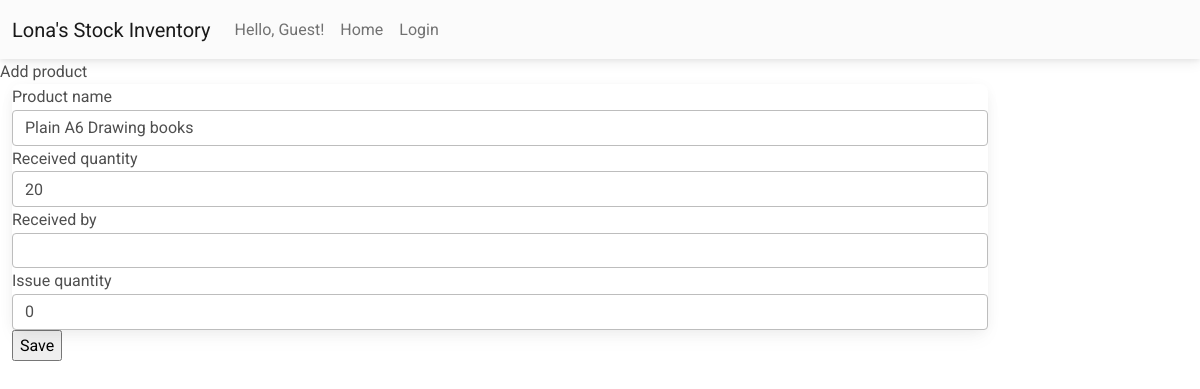
Page /update_product/1 on the committed database.
### lonastockapp/models.py (models this page shows, shortened)
class Product(models.Model):
	received_quantity = models.IntegerField(default='0', blank=True, null=False)
	product_name = models.CharField(max_length=50, blank=True, null=True)
	received_by = models.CharField(max_length=50, blank=True, null=True)
	issue_quantity = models.IntegerField(default='0', blank=True, null=False)
	issued_by = models.CharField(max_length=50, blank=True, null=True)
	reorder_level = models.IntegerField(default='0', blank=True, null=False)
	last_updated = models.DateTimeField(auto_now_add=False, auto_now=True)
	id = models.AutoField(primary_key=True)

### lonastockapp/views.py (the view)
# urls.py: path('update_product/<str:pk>', views.update_product, name='update_product' ),
def update_product(request, pk):
	products = Product.objects.get(id=pk)
	form = ProductUpdateForm(instance=products)
	if request.method == 'POST':
		form = ProductUpdateForm(request.POST, instance=products)
		if form.is_valid():
			form.save()
			return redirect('/list_products')
	context = {
		'form':form
	}
	return render(request, 'add_product.html', context)

### lonastockapp/forms.py
class ProductUpdateForm(forms.ModelForm):
  class Meta:
   model = Product
   fields = ['product_name','received_quantity','received_by','issue_quantity']

### lonastockapp/templates/add_product.html (shortened to what this page needs)
{% include 'base.html' %}
{% load crispy_forms_tags %}
{% block content %}
<div class="container-fluid">
  <div class="col-md-16">
    <form method="POST" action="">
        <div class="row">
            <div class="col-md-10">
               <div class="card">
                {{ form.product_name | as_crispy_field }}
                {{ form.received_quantity  | as_crispy_field }}
                {{ form.received_by  | as_crispy_field }}
                {{ form.issue_quantity  | as_crispy_field }}
               </div>
        <input type="submit" value="Save"/>
            </div>
        </div>
    </form>
  </div>
</div>
{% endblock %}

### rows in the picture
Product: product_name "Plain A6 Drawing books", received_quantity "20", issue_quantity "0"

### other values in the picture
{{ user.username|default:'Guest' }} "Guest"
